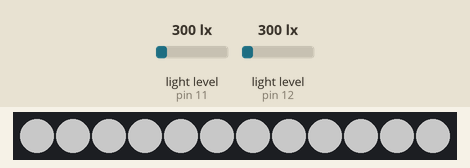
Simulated run of this sketch. Board: Arduino Uno, built with avr-gcc and run on an emulated ATmega328P. On the bench: 12 RGB LEDs in strip order, left to right. The test bench sets the inputs (shaded band); at power-on: light level (sensors on pin 11, pin 12) 300 lx. Dim RGB values are drawn brighter than linear; what the sketch prints to the serial monitor is not drawn.

Above: at 0.1 s.
2.3 s: light level (sensor on pin 11) set to 40 lx
At 3.2 s:
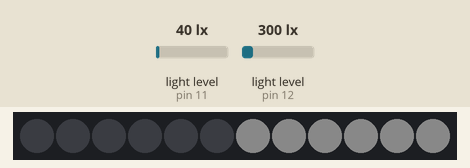
4.0 s: light level (sensor on pin 11) set to 500 lx
At 4.6 s:
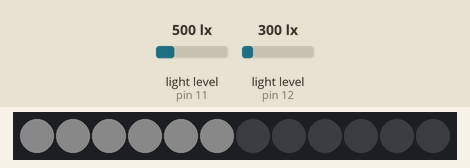
5.5 s: light level (sensor on pin 12) set to 500 lx
At 5.9 s:
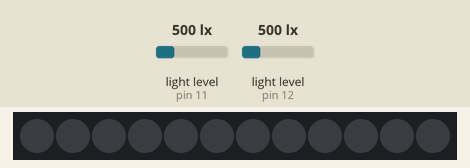
7.0 s: light level (sensor on pin 12) set to 40 lx
At 7.3 s:
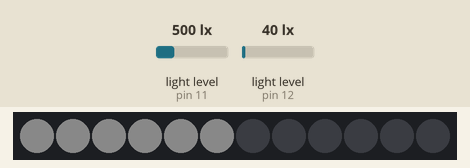
Timing chart, 0 to 9.5 s (numbered marks = the images above; inputs shaded):
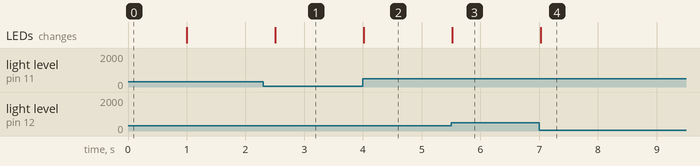

The sketch:

24-LED-light-sensor-comparison.ino
```cpp
// bibliotekoj kaj variabloj tutmondaj

#include "MeAuriga.h"
#include "Wire.h"

unsigned long currentTime;
int Nled = 12;
MeRGBLed led(0, Nled); // 0: ĉio, LED: 1->Nled led.setColor(LED_num,R0_255,G0_255,B0_255)
MeLightSensor lightSensor1(12); // lightSensor1.read();
MeLightSensor lightSensor2(11);
int reading_lightSensor1;
int reading_lightSensor2;
int reading_difference;
// kutima header:
float reading_total;
float light_level;
boolean led_mode;


// efektivigita unufoje
void setup ()  {
  Serial.begin(9600);
  led.setpin(44);
  led.setColor(0,100,100,100);
  led.show();
  delay(1000);
  led.setColor(0, 0, 0, 0); // ekbrilo de la unua LED
  led.show();

// kutima setup():

}

// efektivigita en buklo
void loop() {
  led_mode = 0;
  currentTime = millis() % 16384; // `%`: eviti superfluon
  Serial.print("currentTime: ");
  Serial.print(currentTime);
  delay(500);
  reading_lightSensor1 = lightSensor1.read();
  reading_lightSensor2 = lightSensor2.read();
  led.setColor(0,0,0,0);
  led.show();
//kutima loop()
  Serial.println("sensor 1, sensor 2:");
  Serial.println(reading_lightSensor1);
  Serial.println(reading_lightSensor2);
  reading_difference = reading_lightSensor1 - reading_lightSensor2;
  if (reading_difference == 0){
    led.setColor(0,0,0,0);
    led.show();
    return;
  }
  else if (reading_difference > 0){
    led_mode = 1;
  }
  for (int i = 1; i <= 6; i++) {
    //led.setColor(i,light_level*256,light_level*256,light_level*256);
    led.setColor(i + led_mode * 6,10,10,10);
  }
  led.show();
}
```

Measured:
- after the input at 2.3 s, the LEDs: change after 0.21 s (image 1)
- after the input at 4.0 s, the LEDs: change at once (image 2)
- after the input at 5.5 s, the LEDs: change at once (image 3)
- after the input at 7.0 s, the LEDs: change at once (image 4)
